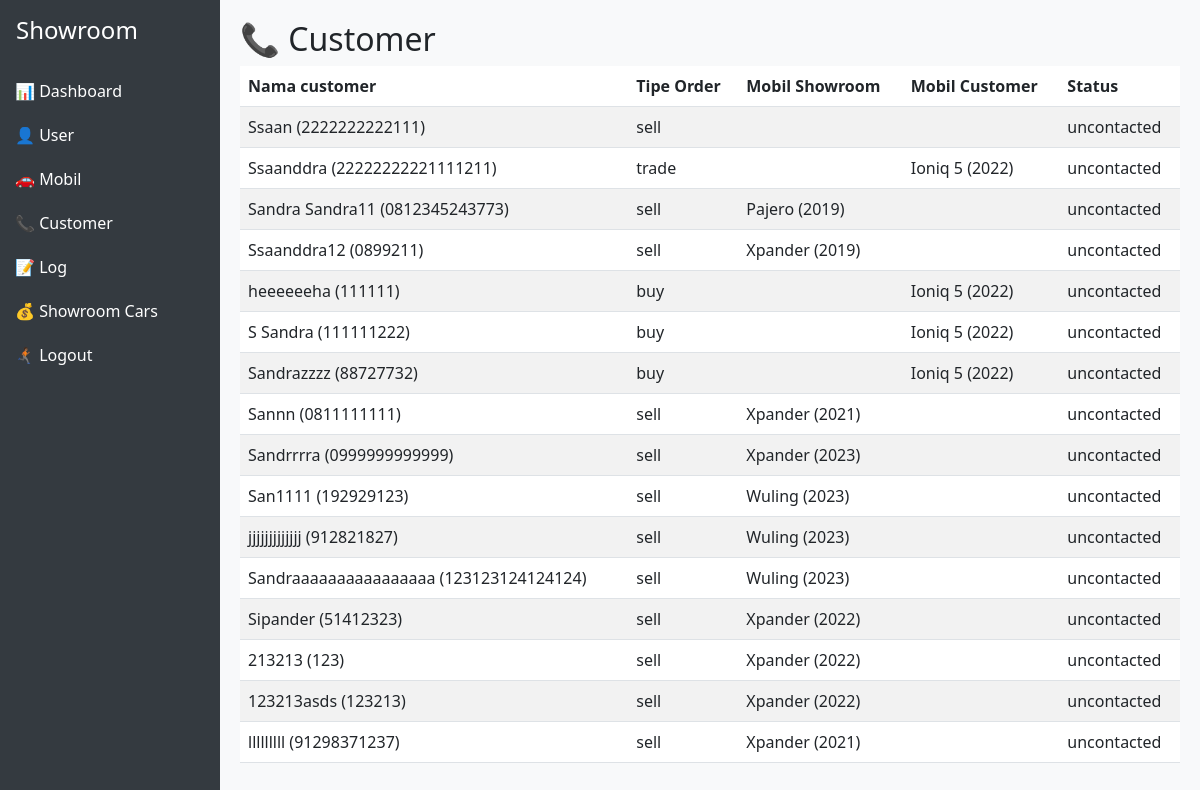
Screenshot of /dashboard/customer_list/ (signed in) with the database file from the repository.
### orders/models.py (models this page shows, shortened)
class Order(models.Model):
    ORDER_TYPE_CHOICES = [
        ("sell","Sell"),
        ("trade","Trade"),
        ("buy","Buy"),
    ]
    customer = models.ForeignKey(Customer, on_delete=models.CASCADE)
    showroom_car = models.ForeignKey(Cars, on_delete=models.CASCADE, null=True, blank=True)
    offer_type = models.CharField(max_length=10, choices=ORDER_TYPE_CHOICES)
    trade_in_car = models.OneToOneField(TradeInCar, on_delete=models.SET_NULL, null=True, blank=True)
    created_at = models.DateTimeField(auto_now_add=True)

class TradeInCar(models.Model):
    customer = models.ForeignKey(Customer, on_delete=models.CASCADE)
    offered_vehicle_model = models.CharField(max_length=100, blank=True, null=True)
    offered_vehicle_varian = models.CharField(max_length=100, blank=True, null=True)
    offered_vehicle_transmission = models.CharField(max_length=20, choices=[('auto','Otomatis'), ('manual', 'Manual')], blank=True, null=True)
    offered_vehicle_province = models.CharField(max_length=50, blank=True, null=True)
    offered_vehicle_year = models.IntegerField(blank=True, null=True)
    offered_vehicle_kilometers = models.IntegerField(blank=True, null=True)
    offered_vehicle_notes = models.TextField(blank=True, null=True)

### customer/models.py (models this page shows, shortened)
class Customer(models.Model):
    STATUS_CHOICES = [
        ("deal","Deal"),
        ("negotiating","Negotiating"),
        ("not_deal", "Not Deal"),
        ("uncontacted", "Uncontacted"),
        ("rna","RNA (Return, No Answer)"),
    ]
    name = models.CharField(max_length=100)
    phone_number = models.CharField(max_length=20, unique=True)
    email = models.EmailField(blank=True, null=True)
    address = models.TextField(blank=True, null=True)
    status = models.CharField(max_length=20, choices=STATUS_CHOICES, default="uncontacted")
    created_at = models.DateTimeField(auto_now_add=True)
    updated_at = models.DateTimeField(auto_now=True)

### cars/models.py (models this page shows, shortened)
class Cars(models.Model):
    id = models.AutoField(primary_key=True)
    nama = models.CharField(max_length=100)
    harga = models.DecimalField(max_digits=12, decimal_places=2)
    merek = models.CharField(max_length=50)
    model = models.CharField(max_length=50)
    tahun = models.IntegerField()
    kilometer = models.IntegerField()
    transmisi = models.CharField(max_length=20, choices=[('auto','Otomatis'), ('manual', 'Manual')])
    jenis_bahan_bakar = models.CharField(max_length=20, choices=[('bensin','Bensin'), ('diesel', 'Diesel'), ('elektrik', 'Elektrik')])
    mesin = models.CharField(max_length=50)
    tempat_duduk = models.IntegerField()
    deskripsi = models.TextField()
    gambar = models.ImageField(upload_to='cars/images/',blank=True, null=True)
    status = models.CharField(max_length=20,
                              choices=[('available','Available'),('sold','Sold'),('booked','Booked')],default='available')

### cars/views.py (the view)
    def wrapper(request, *args, **kwargs):
        if request.user.is_authenticated and (request.user.is_superuser or request.user.role in ["admin"]):
            return view_func(request, *args, **kwargs)
        return redirect("carList")

### cars/views.py (called while the page is built)
def admin_required(view_func):
    def wrapper(request, *args, **kwargs):
        if request.user.is_authenticated and (request.user.is_superuser or request.user.role in ["admin"]):
            return view_func(request, *args, **kwargs)
        return redirect("carList")
    return wrapper

@admin_required
def dashboard_customer_list(request):
    context = {
        'orders' : Order.objects.select_related("customer","trade_in_car").all()
    }
    return render(request,'cars/dashboard/customer_list.html',context)

### cars/templates/cars/dashboard/customer_list.html
{% extends 'base.html' %}
{% block content %}
<h2>📞 Customer</h2>
<table class="table table-striped">
  <thead>
    <tr>
      <th>Nama customer</th>
      <th>Tipe Order</th>
      <th>Mobil Showroom</th>
      <th>Mobil Customer</th>
      <th>Status</th>
    </tr>
  </thead>
  <tbody>
    {% for order in orders %}
    <tr>
      <td> {{ order.customer.name }} ({{ order.customer.phone_number }}) </td>
      <td>  {{ order.offer_type }} </td>
      {% if order.trade_in_car.offered_vehicle_model %}
      <td> {{ order.trade_in_car.offered_vehicle_model }} ({{ order.trade_in_car.offered_vehicle_year }}) </td>
      {% else %}
      <td>  </td>
      {% endif %}
      {% if order.showroom_car.nama %}
      <td>     {{ order.showroom_car.nama }} ({{ order.showroom_car.tahun }}) </td>
      {% else %}
      <td>  </td>
      {% endif %}
      <td> {{ order.customer.status }}</td>
    </tr>
    {% endfor %}
  </tbody>
</table>
{% endblock content %}

### templates/base.html (style rules this page uses)
body { min-height: 100vh; display: flex; }

### rows the page displays
Order: customer.name "Ssaan", customer.phone_number "2222222222111", offer_type "sell", customer.status "uncontacted"
Order: customer.name "Ssaanddra", customer.phone_number "22222222221111211", offer_type "trade", showroom_car.nama "Ioniq 5", showroom_car.tahun "2022", customer.status "uncontacted"
Order: customer.name "Sandra Sandra11", customer.phone_number "0812345243773", offer_type "sell", trade_in_car.offered_vehicle_model "Pajero", trade_in_car.offered_vehicle_year "2019", customer.status "uncontacted"
Order: customer.name "Ssaanddra12", customer.phone_number "0899211", offer_type "sell", trade_in_car.offered_vehicle_model "Xpander", trade_in_car.offered_vehicle_year "2019", customer.status "uncontacted"
Order: customer.name "heeeeeeha", customer.phone_number "111111", offer_type "buy", showroom_car.nama "Ioniq 5", showroom_car.tahun "2022", customer.status "uncontacted"
Order: customer.name "S Sandra", customer.phone_number "111111222", offer_type "buy", showroom_car.nama "Ioniq 5", showroom_car.tahun "2022", customer.status "uncontacted"
Order: customer.name "Sandrazzzz", customer.phone_number "88727732", offer_type "buy", showroom_car.nama "Ioniq 5", showroom_car.tahun "2022", customer.status "uncontacted"
Order: customer.name "Sannn", customer.phone_number "0811111111", offer_type "sell", trade_in_car.offered_vehicle_model "Xpander", trade_in_car.offered_vehicle_year "2021", customer.status "uncontacted"
Order: customer.name "Sandrrrra", customer.phone_number "0999999999999", offer_type "sell", trade_in_car.offered_vehicle_model "Xpander", trade_in_car.offered_vehicle_year "2023", customer.status "uncontacted"
Order: customer.name "San1111", customer.phone_number "192929123", offer_type "sell", trade_in_car.offered_vehicle_model "Wuling", trade_in_car.offered_vehicle_year "2023", customer.status "uncontacted"
Order: customer.name "jjjjjjjjjjjjj", customer.phone_number "912821827", offer_type "sell", trade_in_car.offered_vehicle_model "Wuling", trade_in_car.offered_vehicle_year "2023", customer.status "uncontacted"
Order: customer.name "Sandraaaaaaaaaaaaaaaa", customer.phone_number "123123124124124", offer_type "sell", trade_in_car.offered_vehicle_model "Wuling", trade_in_car.offered_vehicle_year "2023", customer.status "uncontacted"
Order: customer.name "Sipander", customer.phone_number "51412323", offer_type "sell", trade_in_car.offered_vehicle_model "Xpander", trade_in_car.offered_vehicle_year "2022", customer.status "uncontacted"
Order: customer.name "213213", customer.phone_number "123", offer_type "sell", trade_in_car.offered_vehicle_model "Xpander", trade_in_car.offered_vehicle_year "2022", customer.status "uncontacted"
Order: customer.name "123213asds", customer.phone_number "123213", offer_type "sell", trade_in_car.offered_vehicle_model "Xpander", trade_in_car.offered_vehicle_year "2022", customer.status "uncontacted"
Order: customer.name "lllllllll", customer.phone_number "91298371237", offer_type "sell", trade_in_car.offered_vehicle_model "Xpander", trade_in_car.offered_vehicle_year "2021", customer.status "uncontacted"
